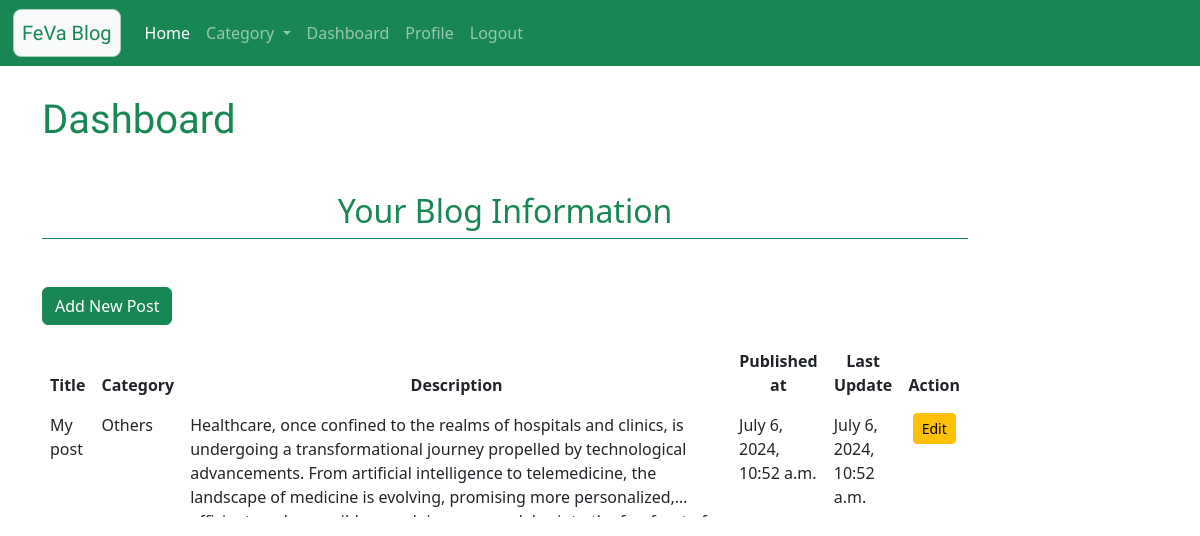
The app's page /dashboard/ (signed in) with its own data.
### blog/models.py (models this page shows)
class Blog(models.Model):
    user = models.ForeignKey(User,on_delete=models.CASCADE)
    category = models.CharField(max_length=100, choices=category)
    title = models.CharField(max_length=150)
    description = models.TextField()
    create_at = models.DateTimeField(auto_now_add=True)
    update_at = models.DateTimeField(auto_now=True)

### blog/views.py (the view)
# urls.py: path('dashboard/', views.dashboard, name='dashboard'),
def dashboard(request):
    if request.user.is_authenticated:
        blogs =  Blog.objects.filter(user=request.user).order_by('-id')
        context = {
                    'blogs':blogs,
                    'all_blog' : Blog.objects.all(),
                }
        return render(request, 'blog/dashboard.html', context)
    else:
        messages.warning(request, 'You must log in first.')
        return HttpResponseRedirect('/user/login/')

### template/blog/dashboard.html (shortened to what this page needs)
{% extends 'blog/base.html' %}
{% load static %}
{% block content %}
<div class="col-10  my-5">
  <h1 class="text-success Rounded my-5">
    Dashboard
  </h1>
  <h2 class="text-center text-success mt-3">Your Blog Information</h2>
  <div class="border-bottom border-success"></div>
  <div class="pb-5"></div>
  <a href="{% url 'addpost' %}" class="btn btn-success">Add New Post</a>
  <div class="pb-3"></div>
  {% if blogs %}
  <table class="table">
    <thead>
      <tr class="text-center">
        <th scope="col">Title</th>
        <th scope="col">Category</th>
        <th scope="col">Description</th>
        <th scope="col">Published at</th>
        <th scope="col">Last Update</th>
        <th scope="col">Action</th>
      </tr>
    </thead>
    <tbody>
      {% for blog in blogs %}
      <tr>
        <td>{{blog.title}}</td>
        <td>{{blog.category}}</td>
        <td class="demo-2">{{blog.description}}</td>
        <td>{{blog.create_at}}</td>
        <td>{{blog.update_at}}</td>
        <td class="text-center">
          <a href="{% url 'edit' blog.id %}" class="btn btn-warning btn-sm">Edit</a>
        </td>
      </tr>
        {% endfor %}
    </tbody>
  </table>
  {% else %}
    <h4 class="text-center alert alert-warning"> No Records </h4>
  {% endif %}
</div>
{% endblock content %}

### static/blog/css/style.css (style rules this page uses)
.Rounded { font-family: 'Kalam', cursive; }
.demo-2 { overflow: hidden; text-overflow: ellipsis; display: -webkit-box; -webkit-line-clamp: 4; line-clamp: 4; -webkit-box-orient: vertical; }
.table, th, td { border: None; }

### records on screen
Blog: title "My post", category "Others", description "Healthcare, once confined to the realms of hospitals and clinics, is undergoing a transformational journey propelled by technological advancements. From artificial intelligence to telemedicine, the landscape of medicine is evolving, promising more…", create_at "July 6, 2024, 10:52 a.m.", update_at "July 6, 2024, 10:52 a.m."
